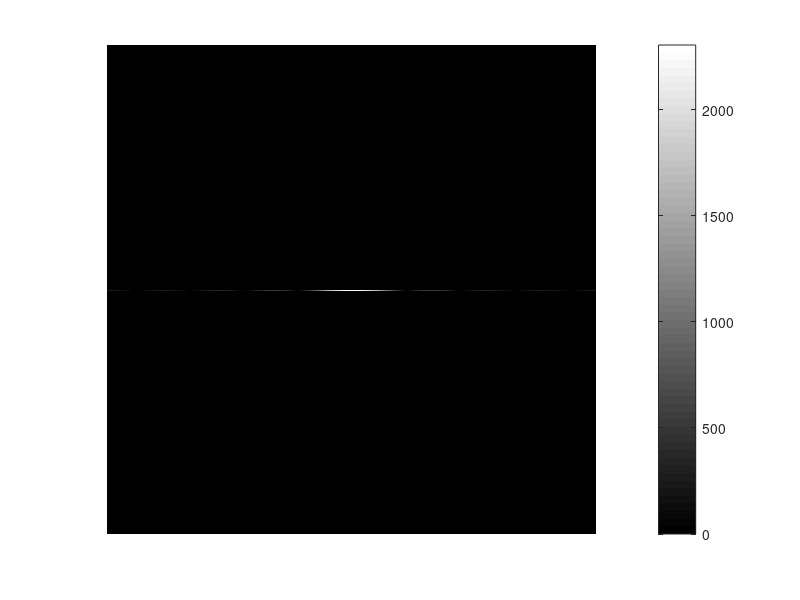
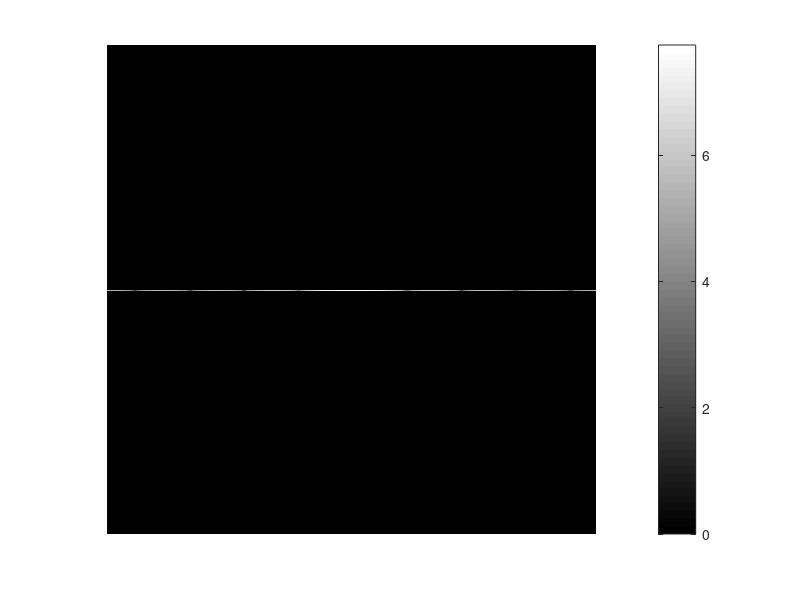
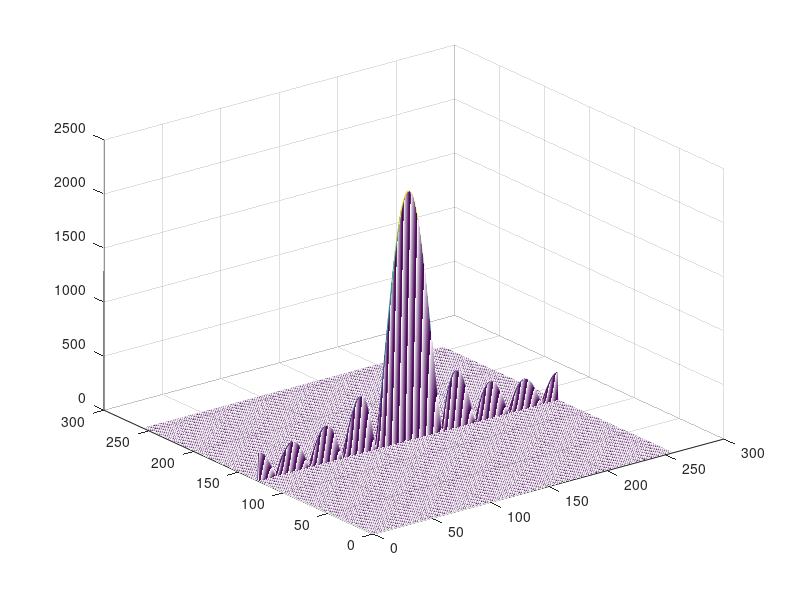
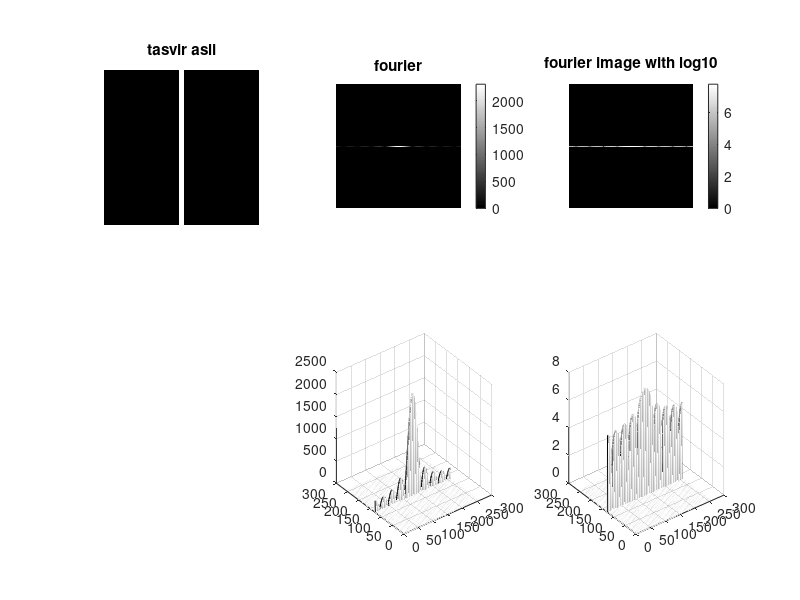

Reproduce these figures in MATLAB, in order.
clc;clear;close all;
F1 = zeros(256);
F1(:,124:132)=1;
I = double(F1);
fo = abs(fft2(I));
F = fftshift(fo);
figure; imshow(abs(F),[],'InitialMagnification','fit');
colormap(gray); colorbar 
figure; imshow(log(1+abs(F)),[],'InitialMagnification','fit'); 
colormap(gray); colorbar 
figure; mesh(abs(F)); 
figure; mesh(log(1+abs(I)));
subplot(2,3,1);imshow(I);
title('tasvir asli');
subplot(2,3,2);imshow(abs(F),[],'InitialMagnification','fit');
colormap(gray); colorbar
title('fourier');
subplot(2,3,3);imshow(log(1+abs(F)),[],'InitialMagnification','fit'); 
colormap(gray); colorbar
title('fourier image with log10');
subplot(2,3,5);mesh(abs(F));
subplot(2,3,6);mesh(log(1+abs(F)));